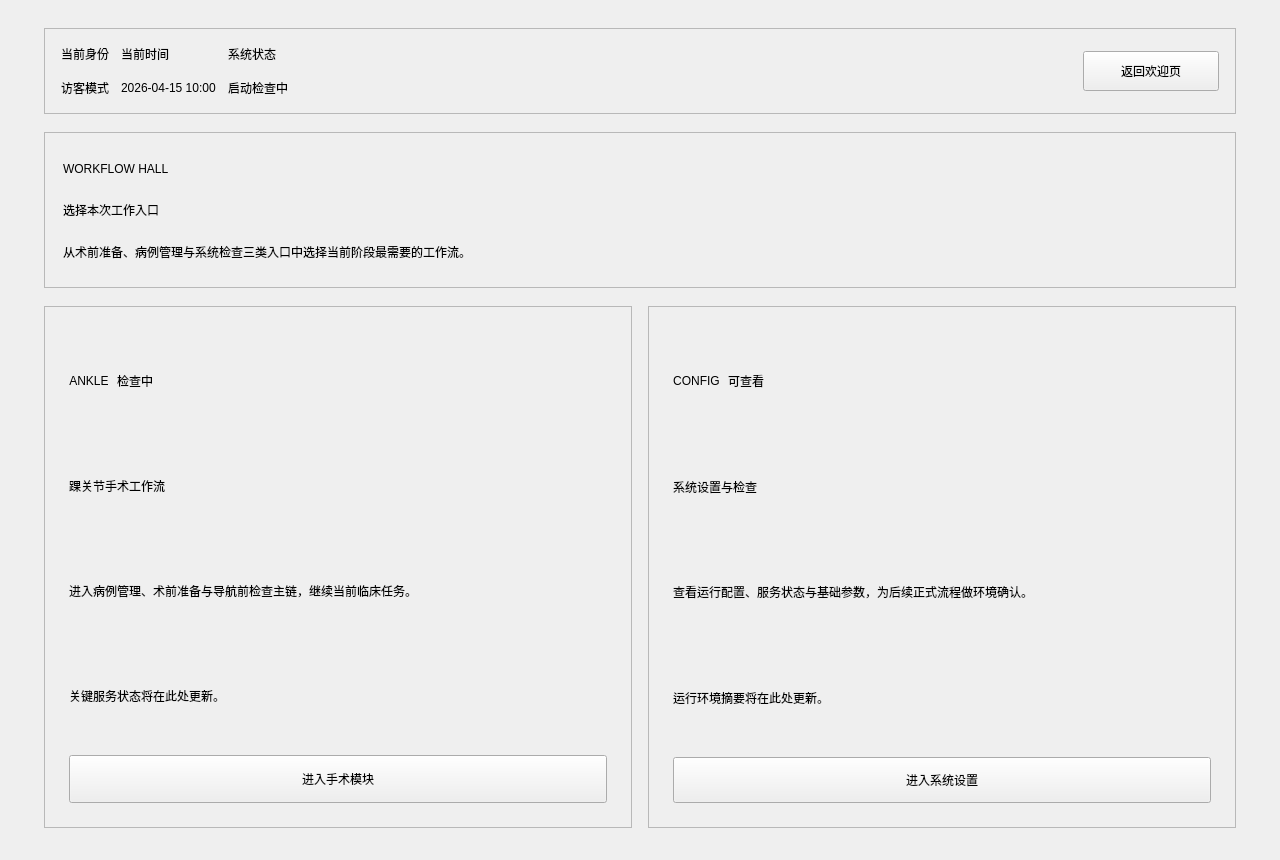
<?xml version="1.0" encoding="UTF-8"?>
<ui version="4.0">
 <class>ModuleSelectionPage</class>
 <widget class="QWidget" name="ModuleSelectionPage">
  <property name="geometry">
   <rect>
    <x>0</x>
    <y>0</y>
    <width>1280</width>
    <height>860</height>
   </rect>
  </property>
  <property name="windowTitle">
   <string>模块门厅</string>
  </property>
  <layout class="QVBoxLayout" name="mainLayout">
   <property name="spacing">
    <number>18</number>
   </property>
   <property name="leftMargin">
    <number>44</number>
   </property>
   <property name="topMargin">
    <number>28</number>
   </property>
   <property name="rightMargin">
    <number>44</number>
   </property>
   <property name="bottomMargin">
    <number>28</number>
   </property>
   <item>
    <widget class="QFrame" name="moduleStatusBar">
     <property name="sizePolicy">
      <sizepolicy hsizetype="Preferred" vsizetype="Maximum">
       <horstretch>0</horstretch>
       <verstretch>0</verstretch>
      </sizepolicy>
     </property>
     <property name="maximumSize">
      <size>
       <width>16777215</width>
       <height>86</height>
      </size>
     </property>
     <property name="frameShape">
      <enum>QFrame::StyledPanel</enum>
     </property>
     <layout class="QHBoxLayout" name="moduleStatusBarLayout">
      <property name="spacing">
       <number>12</number>
      </property>
      <property name="leftMargin">
       <number>16</number>
      </property>
      <property name="topMargin">
       <number>10</number>
      </property>
      <property name="rightMargin">
       <number>16</number>
      </property>
      <property name="bottomMargin">
       <number>10</number>
      </property>
      <item>
       <widget class="QFrame" name="identityBlockFrame">
        <property name="frameShape">
         <enum>QFrame::NoFrame</enum>
        </property>
        <layout class="QVBoxLayout" name="identityBlockLayout">
         <property name="spacing">
          <number>4</number>
         </property>
         <property name="leftMargin">
          <number>0</number>
         </property>
         <property name="topMargin">
          <number>0</number>
         </property>
         <property name="rightMargin">
          <number>0</number>
         </property>
         <property name="bottomMargin">
          <number>0</number>
         </property>
         <item>
          <widget class="QLabel" name="identityCaptionLabel">
           <property name="text">
            <string>当前身份</string>
           </property>
          </widget>
         </item>
         <item>
          <widget class="QLabel" name="userInfoLabel">
           <property name="text">
            <string>访客模式</string>
           </property>
          </widget>
         </item>
        </layout>
       </widget>
      </item>
      <item>
       <widget class="QFrame" name="timeBlockFrame">
        <property name="frameShape">
         <enum>QFrame::NoFrame</enum>
        </property>
        <layout class="QVBoxLayout" name="timeBlockLayout">
         <property name="spacing">
          <number>4</number>
         </property>
         <property name="leftMargin">
          <number>0</number>
         </property>
         <property name="topMargin">
          <number>0</number>
         </property>
         <property name="rightMargin">
          <number>0</number>
         </property>
         <property name="bottomMargin">
          <number>0</number>
         </property>
         <item>
          <widget class="QLabel" name="timeCaptionLabel">
           <property name="text">
            <string>当前时间</string>
           </property>
          </widget>
         </item>
         <item>
          <widget class="QLabel" name="timeValueLabel">
           <property name="text">
            <string>2026-04-15 10:00</string>
           </property>
          </widget>
         </item>
        </layout>
       </widget>
      </item>
      <item>
       <widget class="QFrame" name="systemBlockFrame">
        <property name="frameShape">
         <enum>QFrame::NoFrame</enum>
        </property>
        <layout class="QVBoxLayout" name="systemBlockLayout">
         <property name="spacing">
          <number>4</number>
         </property>
         <property name="leftMargin">
          <number>0</number>
         </property>
         <property name="topMargin">
          <number>0</number>
         </property>
         <property name="rightMargin">
          <number>0</number>
         </property>
         <property name="bottomMargin">
          <number>0</number>
         </property>
         <item>
          <widget class="QLabel" name="systemCaptionLabel">
           <property name="text">
            <string>系统状态</string>
           </property>
          </widget>
         </item>
         <item>
          <widget class="QLabel" name="systemValueLabel">
           <property name="text">
            <string>启动检查中</string>
           </property>
          </widget>
         </item>
        </layout>
       </widget>
      </item>
      <item>
       <spacer name="statusBarSpacer">
        <property name="orientation">
         <enum>Qt::Horizontal</enum>
        </property>
        <property name="sizeHint" stdset="0">
         <size>
          <width>40</width>
          <height>20</height>
         </size>
        </property>
       </spacer>
      </item>
      <item>
       <widget class="QPushButton" name="logoutButton">
        <property name="minimumSize">
         <size>
          <width>136</width>
          <height>40</height>
         </size>
        </property>
        <property name="cursor">
         <cursorShape>PointingHandCursor</cursorShape>
        </property>
        <property name="text">
         <string>返回欢迎页</string>
        </property>
       </widget>
      </item>
     </layout>
    </widget>
   </item>
   <item>
    <widget class="QFrame" name="moduleHeroFrame">
     <property name="sizePolicy">
      <sizepolicy hsizetype="Preferred" vsizetype="Maximum">
       <horstretch>0</horstretch>
       <verstretch>0</verstretch>
      </sizepolicy>
     </property>
     <property name="minimumSize">
      <size>
       <width>0</width>
       <height>124</height>
      </size>
     </property>
     <property name="maximumSize">
      <size>
       <width>16777215</width>
       <height>156</height>
      </size>
     </property>
     <property name="frameShape">
      <enum>QFrame::StyledPanel</enum>
     </property>
     <layout class="QVBoxLayout" name="moduleHeroLayout">
      <property name="spacing">
       <number>6</number>
      </property>
      <property name="leftMargin">
       <number>18</number>
      </property>
      <property name="topMargin">
       <number>18</number>
      </property>
      <property name="rightMargin">
       <number>18</number>
      </property>
      <property name="bottomMargin">
       <number>18</number>
      </property>
      <item>
       <widget class="QLabel" name="moduleEyebrowLabel">
        <property name="text">
         <string>WORKFLOW HALL</string>
        </property>
       </widget>
      </item>
      <item>
       <widget class="QLabel" name="titleLabel">
        <property name="text">
         <string>选择本次工作入口</string>
        </property>
       </widget>
      </item>
      <item>
       <widget class="QLabel" name="subtitleLabel">
        <property name="text">
         <string>从术前准备、病例管理与系统检查三类入口中选择当前阶段最需要的工作流。</string>
        </property>
        <property name="wordWrap">
         <bool>true</bool>
        </property>
       </widget>
      </item>
     </layout>
    </widget>
   </item>
   <item>
    <layout class="QHBoxLayout" name="cardsLayout">
     <property name="spacing">
      <number>16</number>
     </property>
     <item>
      <widget class="QFrame" name="ankleSurgeryCard">
         <property name="minimumSize">
          <size>
           <width>0</width>
           <height>300</height>
          </size>
         </property>
       <property name="frameShape">
        <enum>QFrame::StyledPanel</enum>
       </property>
        <layout class="QVBoxLayout" name="ankleSurgeryLayout">
         <property name="spacing">
           <number>6</number>
          </property>
          <property name="leftMargin">
           <number>24</number>
          </property>
          <property name="topMargin">
           <number>24</number>
          </property>
          <property name="rightMargin">
           <number>24</number>
          </property>
          <property name="bottomMargin">
           <number>24</number>
          </property>
        <item>
         <layout class="QHBoxLayout" name="ankleTopRowLayout">
          <property name="spacing">
           <number>8</number>
          </property>
          <item>
           <widget class="QLabel" name="ankleSurgeryIcon">
            <property name="text">
             <string>ANKLE</string>
            </property>
            <property name="alignment">
             <set>Qt::AlignCenter</set>
            </property>
           </widget>
          </item>
          <item>
           <widget class="QLabel" name="ankleSurgeryStateTag">
            <property name="text">
             <string>检查中</string>
            </property>
            <property name="alignment">
             <set>Qt::AlignCenter</set>
            </property>
           </widget>
          </item>
          <item>
           <spacer name="ankleTopSpacer">
            <property name="orientation">
             <enum>Qt::Horizontal</enum>
            </property>
            <property name="sizeHint" stdset="0">
             <size>
              <width>40</width>
              <height>20</height>
             </size>
            </property>
           </spacer>
          </item>
         </layout>
        </item>
        <item>
         <widget class="QLabel" name="ankleSurgeryTitle">
          <property name="text">
           <string>踝关节手术工作流</string>
          </property>
         </widget>
        </item>
        <item>
         <widget class="QLabel" name="ankleSurgeryDesc">
          <property name="text">
           <string>进入病例管理、术前准备与导航前检查主链，继续当前临床任务。</string>
          </property>
          <property name="wordWrap">
           <bool>true</bool>
          </property>
         </widget>
        </item>
        <item>
         <widget class="QLabel" name="ankleSurgeryHintLabel">
          <property name="text">
           <string>关键服务状态将在此处更新。</string>
          </property>
          <property name="wordWrap">
           <bool>true</bool>
          </property>
         </widget>
        </item>
        <item>
          <spacer name="ankleCardSpacer">
           <property name="orientation">
            <enum>Qt::Vertical</enum>
           </property>
           <property name="sizeType">
            <enum>QSizePolicy::Minimum</enum>
           </property>
           <property name="sizeHint" stdset="0">
            <size>
             <width>20</width>
             <height>4</height>
            </size>
           </property>
          </spacer>
        </item>
        <item>
          <widget class="QPushButton" name="ankleSurgeryButton">
           <property name="minimumSize">
            <size>
             <width>0</width>
             <height>48</height>
            </size>
           </property>
          <property name="cursor">
           <cursorShape>PointingHandCursor</cursorShape>
          </property>
          <property name="text">
           <string>进入手术模块</string>
          </property>
         </widget>
        </item>
       </layout>
      </widget>
     </item>
     <item>
      <widget class="QFrame" name="systemSettingsCard">
         <property name="minimumSize">
          <size>
           <width>0</width>
           <height>292</height>
          </size>
         </property>
       <property name="frameShape">
        <enum>QFrame::StyledPanel</enum>
       </property>
        <layout class="QVBoxLayout" name="systemSettingsLayout">
         <property name="spacing">
          <number>6</number>
         </property>
         <property name="leftMargin">
          <number>24</number>
         </property>
         <property name="topMargin">
          <number>24</number>
         </property>
         <property name="rightMargin">
          <number>24</number>
         </property>
         <property name="bottomMargin">
          <number>24</number>
         </property>
        <item>
         <layout class="QHBoxLayout" name="settingsTopRowLayout">
          <property name="spacing">
           <number>8</number>
          </property>
          <item>
           <widget class="QLabel" name="systemSettingsIcon">
            <property name="text">
             <string>CONFIG</string>
            </property>
            <property name="alignment">
             <set>Qt::AlignCenter</set>
            </property>
           </widget>
          </item>
          <item>
           <widget class="QLabel" name="systemSettingsStateTag">
            <property name="text">
             <string>可查看</string>
            </property>
            <property name="alignment">
             <set>Qt::AlignCenter</set>
            </property>
           </widget>
          </item>
          <item>
           <spacer name="settingsTopSpacer">
            <property name="orientation">
             <enum>Qt::Horizontal</enum>
            </property>
            <property name="sizeHint" stdset="0">
             <size>
              <width>40</width>
              <height>20</height>
             </size>
            </property>
           </spacer>
          </item>
         </layout>
        </item>
        <item>
         <widget class="QLabel" name="systemSettingsTitle">
          <property name="text">
           <string>系统设置与检查</string>
          </property>
         </widget>
        </item>
        <item>
         <widget class="QLabel" name="systemSettingsDesc">
          <property name="text">
           <string>查看运行配置、服务状态与基础参数，为后续正式流程做环境确认。</string>
          </property>
          <property name="wordWrap">
           <bool>true</bool>
          </property>
         </widget>
        </item>
        <item>
         <widget class="QLabel" name="systemSettingsHintLabel">
          <property name="text">
           <string>运行环境摘要将在此处更新。</string>
          </property>
          <property name="wordWrap">
           <bool>true</bool>
          </property>
         </widget>
        </item>
        <item>
          <spacer name="settingsCardSpacer">
           <property name="orientation">
            <enum>Qt::Vertical</enum>
           </property>
           <property name="sizeType">
            <enum>QSizePolicy::Minimum</enum>
           </property>
           <property name="sizeHint" stdset="0">
            <size>
             <width>20</width>
             <height>4</height>
            </size>
           </property>
          </spacer>
        </item>
        <item>
          <widget class="QPushButton" name="systemSettingsButton">
           <property name="minimumSize">
            <size>
             <width>0</width>
             <height>46</height>
            </size>
           </property>
          <property name="cursor">
           <cursorShape>PointingHandCursor</cursorShape>
          </property>
          <property name="text">
           <string>进入系统设置</string>
          </property>
         </widget>
        </item>
       </layout>
      </widget>
     </item>
    </layout>
   </item>
   <item>
    <spacer name="bottomSpacer">
     <property name="orientation">
      <enum>Qt::Vertical</enum>
     </property>
     <property name="sizeType">
      <enum>QSizePolicy::Minimum</enum>
     </property>
      <property name="sizeHint" stdset="0">
       <size>
         <width>20</width>
         <height>4</height>
       </size>
      </property>
     </spacer>
   </item>
  </layout>
 </widget>
 <resources/>
 <connections/>
</ui>
